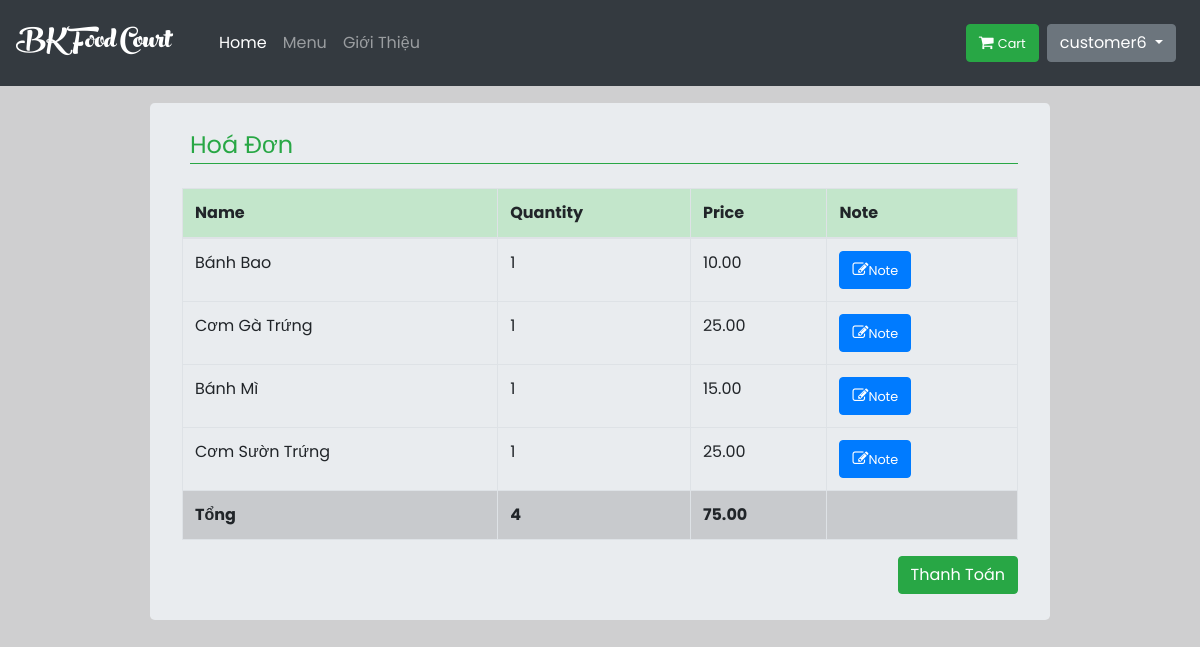
Page /cart/payment/ (signed in) on the committed database.
### home/models.py (models this page shows, shortened)
class Cart(models.Model):
    user = models.ForeignKey(User, on_delete=models.CASCADE)
    food = models.ForeignKey(Product, on_delete=models.CASCADE)
    quantity = models.IntegerField(default=1)
    date_buy = models.DateTimeField(default=datetime.now())
    notice = models.TextField(blank=True,default='')
    class Meta:
        ordering = ('user',)

class Product(models.Model):
    CATEGORY = (
        (0, 'Cơm'),
        (1, 'Bún'),
        (2, 'Phở'),
        (3, 'Bánh Mì'),
    )
    shop = models.ForeignKey(User, on_delete=models.CASCADE, limit_choices_to={
        'is_staff': True
    }, default=True)
    category = models.IntegerField(choices=CATEGORY)
    name = models.CharField(max_length=200,
                            db_index=True)
    slug = models.SlugField(max_length=200,
                            db_index=True)
    image = models.ImageField(upload_to='products/%Y/%m/%d',
                              blank=True)
    description = models.TextField(blank=True)
    price = models.DecimalField(max_digits=10, decimal_places=2)
    available = models.BooleanField(default=True)
    created = models.DateTimeField(auto_now_add=True)
    updated = models.DateTimeField(auto_now=True)
    quantity = models.IntegerField(default=1)
    class Meta:
        ordering = ('name',)
        index_together = (('id', 'slug'),)

### menu/views.py (the view, shortened to what this page needs)
# urls.py: path('payment/', views.payment, name='payment'),
def payment(request):
    food = Cart.objects.filter(user=request.user)
    sum = {
        'price': 0,
        'quantity': 0,
    }
    for x in food:
        sum['price'] += x.food.price * x.quantity
        sum['quantity'] += x.quantity
    context = {
        'sum': sum,
        'foods': food,
    }
    return render(request, 'menu/payment.html', context)

### Food/processor.py (called while the page is built)
def context(request):
    return {
        'list': foods.objects.all(),
    }

### templates/menu/payment.html (shortened to what this page needs)
{% extends 'home/base.html' %}
{% block container %}
    <div class="container jumbotron mt-3 w-75 pt-4">
        <fieldset class="mb-3 ml-2">
            <legend class="text-success font-weight border-bottom border-success ">Hoá Đơn</legend>
        </fieldset>
        <table class="table table-{1:striped|sm|bordered|hover|inverse} table-inverse table-bordered">
            <thead class="thead-inverse|thead-default table-success">
            <tr>
                <th>Name</th>
                <th>Quantity</th>
                <th>Price</th>
                <th>Note</th>
            </tr>
            </thead>
            <tbody>
            {% for food in foods %}
                <tr>
                    <td scope="row">{{ food.food.name }}</td>
                    <td>{{ food.quantity }}</td>
                    <td>{{ food.food.price }}</td>
                    <td>
                        <button type="button" class="btn btn-primary" data-toggle="modal" data-target="#exampleModal"
                                data-whatever="@mdo"><i class="fa fa-pencil-square-o"></i><small>Note</small>
                        </button>
                    </td>
                </tr>
            {% endfor %}
            <tr class="table-active">
                <td scope="row"><strong>Tổng</strong></td>
                <td><strong>{{ sum.quantity }}</strong></td>
                <td><strong>{{ sum.price }}</strong></td>
                <td></td>
            </tr>
            </tbody>
        </table>
        <form method="post">
            <button class="btn btn-success float-md-right" type="submit">Thanh Toán</button>
        </form>
    </div>
{% endblock %}

### templates/home/base.html (shortened to what this page needs)
<!DOCTYPE html>
<html lang="en">
<head>
    {% load static %}
    <link rel="stylesheet" href="{% static 'bootstrap/css/bootstrap.min.css' %}">
    <link rel="stylesheet" type="text/css" href="{% static 'home/CSS/style.css' %}"/>
    <link rel="stylesheet" href="https://cdnjs.cloudflare.com/ajax/libs/font-awesome/4.7.0/css/font-awesome.min.css">
    <link rel="stylesheet" href="https://cdnjs.cloudflare.com/ajax/libs/toastr.js/latest/toastr.min.css">
</head>
<body style="padding-top: 65pt">
<nav class="navbar navbar-expand-md navbar-dark bg-dark fixed-top">
    <a href="{% url 'home' %}" class="navbar-brand">
        <div class="logo">
            BK Food Court
        </div>
    </a>
    <div class="collapse navbar-collapse ml-md-4" id="navbarCollapse">
        <div class="navbar-nav">
            <a href="{% url 'home' %}" class="nav-item nav-link active">Home</a>
            <a href="{% url 'menu' %}" class="nav-item nav-link">Menu</a>
            <a href="{% url 'intro' %}" class="nav-item nav-link">Giới Thiệu</a>
        </div>
        <div class="navbar-nav ml-auto">
            {% if user.is_authenticated %} {% if user.is_staff %}
                <a href="{% url 'donhang' %}">
                    <button class="btn btn-warning mr-2"><i class="fa fa-shopping-cart" aria-hidden="true"></i>
                        <small>Đơn Hàng</small>
                    </button>
                </a>
                <div class="dropdown">
                    <button class="btn btn-secondary dropdown-toggle mr-sm-2" type="button" id="dropdownMenuButton"
                            data-toggle="dropdown" aria-haspopup="true" aria-expanded="false">
                        {{ user.get_username }}
                    </button>
                    <div class="dropdown-menu dropdown-menu-right" aria-labelledby="dropdownMenuButton">
                        <a class="dropdown-item" href="{% url 'foodstore' %}">Food Store</a>
                        <a class="dropdown-item" href="{% url 'addfood' %}">Add Food</a>
                        <a class="dropdown-item" href="{% url 'report' %}">Report</a>
                        <a class="dropdown-item" href="{% url 'logout' %}">Đăng xuất</a>
                    </div>
                </div>
            {% else %}
                <a href="{% url 'cart' %}">
                    <button class="btn btn-success mr-2"><i class="fa fa-shopping-cart" aria-hidden="true"></i>
                        <small>Cart</small>
                    </button>
                </a>
                <div class="dropdown">
                    <button class="btn btn-secondary dropdown-toggle mr-sm-2" type="button" id="dropdownMenuButton"
                            data-toggle="dropdown" aria-haspopup="true" aria-expanded="false">
                        {{ user.get_username }}
                    </button>
                </div>
            {% endif %} {% else %}
                <a class="btn btn-secondary nav-item mr-sm-2" href="{% url 'login' %}">Đăng nhập
                </a>
                <a class="btn nav-item btn-outline-light mr-sm-2" href="{% url 'register' %}">Đăng kí
                </a> {% endif %}
        </div>
    </div>
</nav>
 {% block container %} {% endblock container %} {% block script %} {% endblock script %}
</body>
</html>

### static/home/CSS/style.css (style rules this page uses)
html { height: 100%; }
body { font-family: "Poppins", sans-serif; padding: 0pt ; height: 200%; background-color: rgba(175, 175, 177, 0.6); }
.logo { font-family: peachcream !important; font-size: 40px; color: white; transition: 0.9s; }

### rows in the picture
Cart: food.name "Bánh Bao", quantity "1", food.price "10.00"
Cart: food.name "Cơm Gà Trứng", quantity "1", food.price "25.00"
Cart: food.name "Bánh Mì", quantity "1", food.price "15.00"
Cart: food.name "Cơm Sườn Trứng", quantity "1", food.price "25.00"

### other values in the picture
{{ user.get_username }} "customer6"
{{ sum.quantity }} "4"
{{ sum.price }} "75.00"
